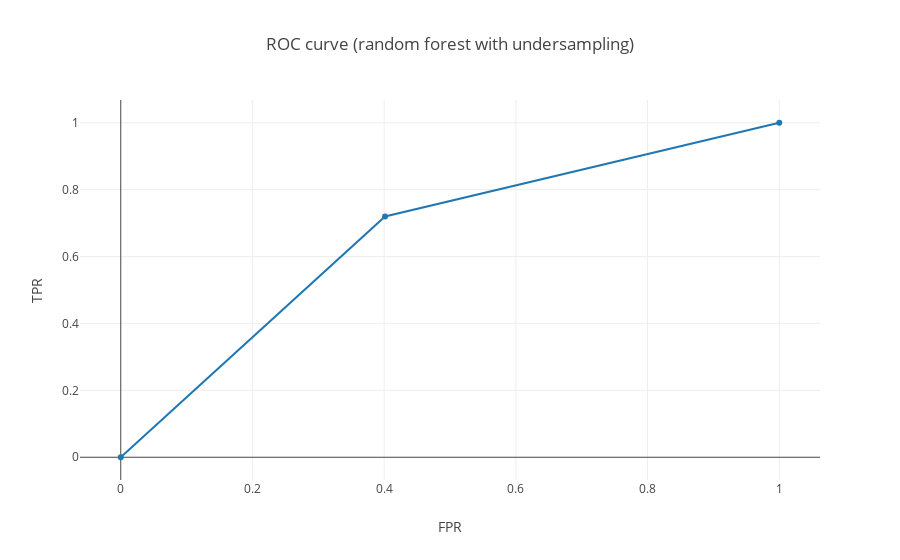

Notebook code for this chart:
### Markdown cell above
Plot the ROC curve and the confusion matrix.

### Code cell
fpr, tpr, thresholds = roc_curve(Y_test, rfc_downsample.predict(X_test))

trace = go.Scatter(
    x=fpr,
    y=tpr
)

data = [trace]

layout = go.Layout(
    xaxis = dict(
        title='FPR'
    ),
    yaxis = dict(
        title='TPR'
    ),
    title='ROC curve (random forest with undersampling)'
)

fig = go.Figure(data=data, layout=layout)

iplot(fig)

### Figure 1 — Plotly figure (JSON) as saved in the notebook; plotly's stock layout.template omitted (floating-point values rounded to 4 significant figures)
{"data": [{"type": "scatter", "uid": "e6f6f7d2-c70f-11e8-aea9-bec71c322a4b", "x": [0, 0.4014, 1], "y": [0, 0.72, 1]}], "layout": {"title": "ROC curve (random forest with undersampling)", "xaxis": {"title": "FPR"}, "yaxis": {"title": "TPR"}}}
